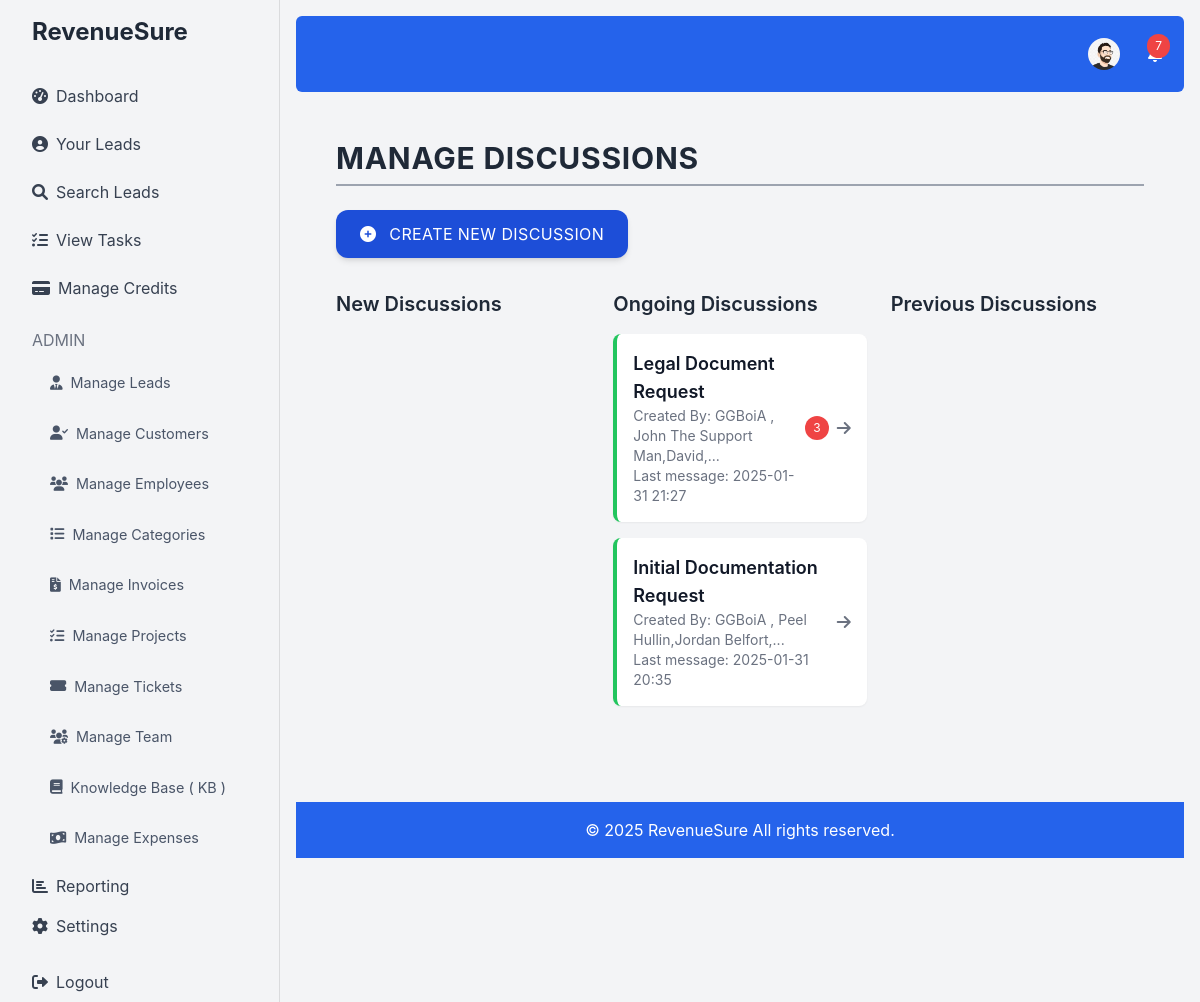
Page /manage_discussions.php (signed in) on the earlier database version.
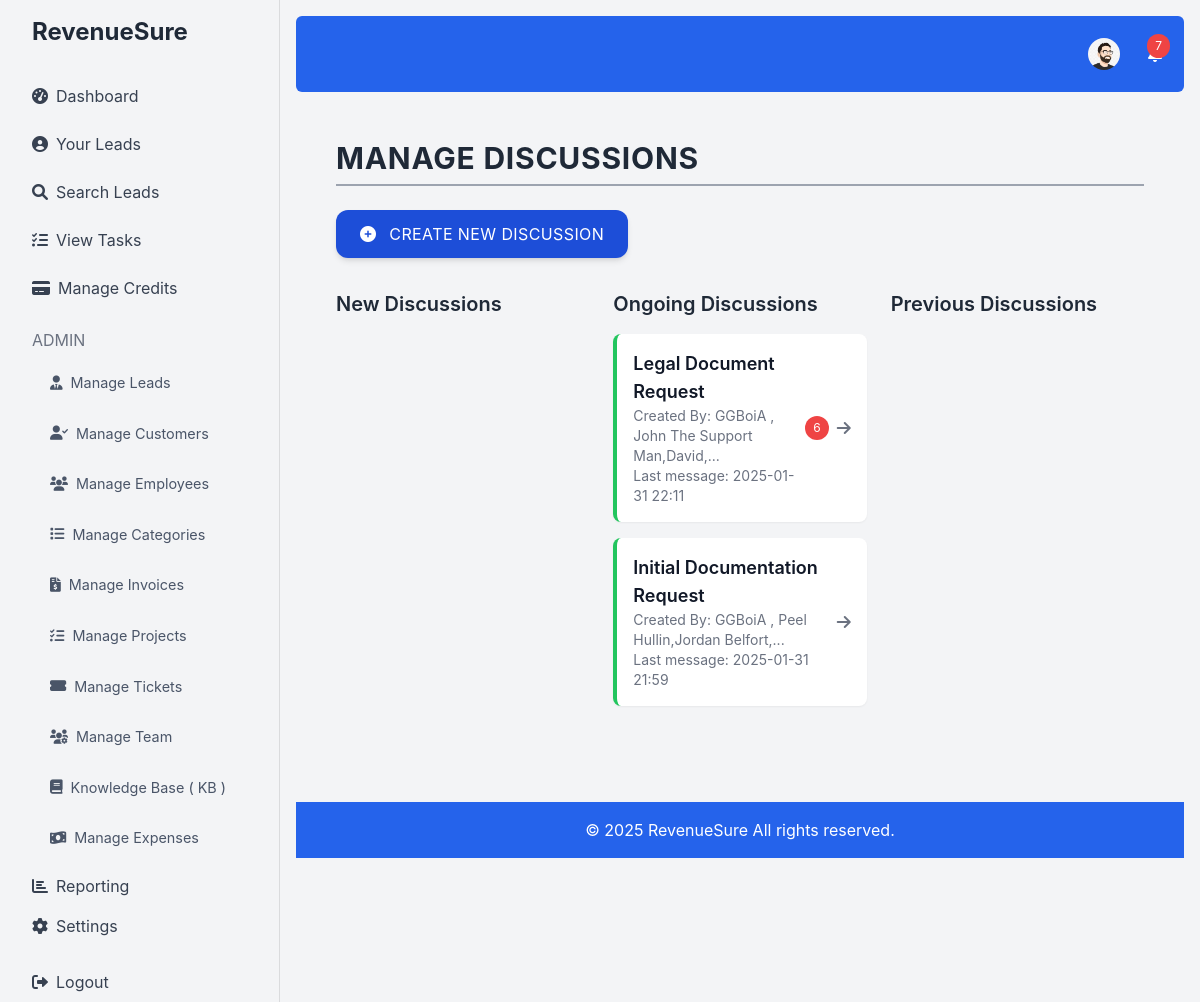
Same page on the later database version.
### tables this page shows
CREATE TABLE `discussions` (
  `id` int(11) NOT NULL,
  `title` varchar(255) NOT NULL,
  `user_id` int(11) NOT NULL,
  `type` enum('internal','external') NOT NULL,
  `status` enum('open','closed') NOT NULL DEFAULT 'open',
  `created_at` timestamp NOT NULL DEFAULT current_timestamp()
);

CREATE TABLE `users` (
  `id` int(11) NOT NULL,
  `username` varchar(50) NOT NULL,
  `email` varchar(100) NOT NULL,
  `password` varchar(255) NOT NULL,
  `credits` int(11) DEFAULT 0,
  `created_at` timestamp NOT NULL DEFAULT current_timestamp(),
  `role` enum('admin','user') DEFAULT 'user',
  `profile_picture` varchar(255) DEFAULT NULL,
  `role_id` int(11) DEFAULT NULL,
  `department_id` int(11) DEFAULT NULL
);

### manage_discussions.php (the view, shortened to what the changed rows need)
<?php
require 'db.php';
$user_id = $_SESSION['user_id'];
$stmt = $conn->prepare("SELECT discussions.*, users.username FROM discussions INNER JOIN users ON discussions.user_id = users.id ORDER BY created_at DESC");
$stmt->execute();
$discussions = $stmt->fetchAll(PDO::FETCH_ASSOC);
$all_participants = [];
foreach ($discussions as $discussion) {
    $stmt = $conn->prepare("SELECT discussion_participants.*, users.username FROM discussion_participants LEFT JOIN users ON discussion_participants.participant_id = users.id  WHERE discussion_id = :discussion_id AND participant_type = 'user'");
    $stmt->bindParam(':discussion_id', $discussion['id']);
    $stmt->execute();
    $all_participants[$discussion['id']] = $stmt->fetchAll(PDO::FETCH_ASSOC);
     $stmt = $conn->prepare("SELECT discussion_participants.*, employees.name FROM discussion_participants LEFT JOIN employees ON discussion_participants.participant_id = employees.id  WHERE discussion_id = :discussion_id AND participant_type = 'employee'");
    $stmt->bindParam(':discussion_id', $discussion['id']);
    $stmt->execute();
      $employee_participants = $stmt->fetchAll(PDO::FETCH_ASSOC);
        if($employee_participants){
            $all_participants[$discussion['id']] = array_merge($all_participants[$discussion['id']], $employee_participants);
          }
       $stmt = $conn->prepare("SELECT discussion_participants.*, customers.name FROM discussion_participants LEFT JOIN customers ON discussion_participants.participant_id = customers.id  WHERE discussion_id = :discussion_id AND participant_type = 'customer'");
    $stmt->bindParam(':discussion_id', $discussion['id']);
     $stmt->execute();
    $customer_participants = $stmt->fetchAll(PDO::FETCH_ASSOC);
    if($customer_participants){
      $all_participants[$discussion['id']] = array_merge($all_participants[$discussion['id']], $customer_participants);
        }
}
$unread_counts = [];
foreach ($discussions as $discussion) {
    $stmt = $conn->prepare("SELECT COUNT(*) as unread_count FROM discussion_messages LEFT JOIN discussion_participants ON discussion_messages.discussion_id = discussion_participants.discussion_id  WHERE discussion_messages.discussion_id = :discussion_id AND discussion_messages.user_id != :user_id AND discussion_messages.sent_at > (SELECT last_viewed FROM discussion_participants WHERE participant_id = :user_id2  AND discussion_participants.discussion_id = :discussion_id2) OR (SELECT COUNT(*) FROM discussion_participants WHERE participant_id = :user_id3  AND discussion_participants.discussion_id = :discussion_id3 AND last_viewed IS NULL) > 0");
    $stmt->bindParam(':discussion_id', $discussion['id']);
     $stmt->bindParam(':user_id', $user_id);
      $stmt->bindParam(':user_id2', $user_id);
        $stmt->bindParam(':discussion_id2', $discussion['id']);
         $stmt->bindParam(':user_id3', $user_id);
      $stmt->bindParam(':discussion_id3', $discussion['id']);
    $stmt->execute();
    $unread_counts[$discussion['id']] = $stmt->fetch(PDO::FETCH_ASSOC)['unread_count'];
    $stmt = $conn->prepare("SELECT MAX(sent_at) as last_message_time FROM discussion_messages WHERE discussion_id = :discussion_id");
    $stmt->bindParam(':discussion_id', $discussion['id']);
    $stmt->execute();
    $last_message_times[$discussion['id']] = $stmt->fetch(PDO::FETCH_ASSOC)['last_message_time'];
}
function categorize_discussion($discussion, $all_participants, $unread_counts, $last_message_times, $user_id) {
    $current_timestamp = new DateTime();
    $created_at = new DateTime($discussion['created_at']);
    $has_unread_messages = $unread_counts[$discussion['id']] > 0;
    $last_message_time = $last_message_times[$discussion['id']];
       $days_since_last_message = 0;
        if ($last_message_time) {
             $last_message_time_dt = new DateTime($last_message_time);
            $days_since_last_message = $current_timestamp->diff($last_message_time_dt)->days;
         }
    $is_ongoing = false;
      if($last_message_time && $days_since_last_message <= 7){
         $is_ongoing = true;
        }
      $stmt = $GLOBALS['conn']->prepare("SELECT id FROM discussion_messages WHERE discussion_id = :discussion_id AND user_id = :user_id AND parent_id IS NULL");
          $stmt->bindParam(':discussion_id', $discussion['id']);
          $stmt->bindParam(':user_id', $discussion['user_id']);
        $stmt->execute();
     $initial_message_id = $stmt->fetch(PDO::FETCH_ASSOC)['id'];
         $has_initial_message_reply = 0;
          if($initial_message_id){
                 $stmt =  $GLOBALS['conn']->prepare("SELECT id FROM discussion_messages WHERE discussion_id = :discussion_id AND user_id != :user_id AND parent_id = :initial_message_id");
                     $stmt->bindParam(':discussion_id', $discussion['id']);
                     $stmt->bindParam(':user_id', $discussion['user_id']);
                      $stmt->bindParam(':initial_message_id', $initial_message_id);
                      $stmt->execute();
                      $has_initial_message_reply  = $stmt->fetch(PDO::FETCH_ASSOC);
          }
  if ($has_unread_messages && !$has_initial_message_reply) {
            return 'New Discussions';
     } else if ($has_unread_messages || $is_ongoing){
            return 'Ongoing Discussions';
       } else if ($discussion['status'] === 'closed') {
           return 'Previous Discussions';
      } else {
         return 'Ongoing Discussions';
       }
}
require 'header.php';
?>
<div class="container mx-auto p-6 fade-in">
 <h1 class="text-3xl font-bold text-gray-800 mb-6 uppercase tracking-wide border-b-2 border-gray-400 pb-2">Manage Discussions</h1>
    <div class="grid grid-cols-1 md:grid-cols-3 gap-6">
            <div class="mb-8">
                <h2 class="text-xl font-semibold text-gray-800 mb-4">New Discussions</h2>
            </div>
             <div class="mb-8">
                <h2 class="text-xl font-semibold text-gray-800 mb-4">Ongoing Discussions</h2>
                  <?php if ($discussions): ?>
                     <div class="flex flex-col gap-4">
                        <?php foreach ($discussions as $discussion): ?>
                            <?php if (categorize_discussion($discussion, $all_participants, $unread_counts, $last_message_times, $user_id) == 'Ongoing Discussions'): ?>
                               <a href="view_discussion.php?id=<?php echo $discussion['id']; ?>" class="bg-white p-4 rounded-lg shadow-sm flex justify-between items-center hover:shadow-lg transition duration-300 border-l-4 border-green-500">
                                    <div class="flex-1">
                                       <p class="text-lg font-semibold text-gray-900"><?php echo htmlspecialchars($discussion['title']); ?></p>
                                       <p class="text-gray-500 text-sm">
                                                Created By: <?php echo htmlspecialchars($discussion['username']); ?> ,
                                                <?php $participants = $all_participants[$discussion['id']];
                                                  if ($participants){
                                                    foreach($participants as $i => $participant){
                                                      if($i < 2){
                                                       if(isset($participant['name'])){
                                                            echo htmlspecialchars($participant['name']) . ($i < count($participants)-1 ? ',' : '');
                                                        }else {
                                                             echo htmlspecialchars($participant['username']) . ($i < count($participants)-1 ? ',' : '');
                                                       }
                                                          } else if($i == 2){
                                                           echo '...';
                                                       }
                                                     }
                                                  } else {
                                                    echo "No Participants";
                                                 }
                                                 ?>
                                       </p>
                                         <?php if ($last_message_times[$discussion['id']] ) : ?>
                                            <p class="text-gray-500 text-sm">Last message: <?php echo htmlspecialchars(date('Y-m-d H:i', strtotime($last_message_times[$discussion['id']]))) ?></p>
                                        <?php endif; ?>
                                   </div>
                                    <div class="flex items-center">
                                         <?php if($unread_counts[$discussion['id']] > 0): ?>
                                             <span class="bg-red-500 text-white text-xs px-2 py-1 rounded-full mr-2"><?php echo htmlspecialchars($unread_counts[$discussion['id']]); ?></span>
                                         <?php endif; ?>
                                       <i class="fas fa-arrow-right text-gray-500"></i>
                                  </div>
                            </a>
                            <?php endif; ?>
                       <?php endforeach; ?>
                     </div>
                    <?php else: ?>
                         <p class="text-gray-600">No ongoing discussions yet.</p>
                      <?php endif; ?>
            </div>
              <div class="mb-8">
                <h2 class="text-xl font-semibold text-gray-800 mb-4">Previous Discussions</h2>
            </div>
    </div>
</div>
<?php
require 'footer.php';
?>

Differences in the rows shown:
changed discussions "Legal Document Request": id "2025-01-31 21:27" → "2025-01-31 22:11"; id "3" → "6"
computed for discussions "Initial Documentation Request": id "2025-01-31 20:35" → "2025-01-31 21:59"
